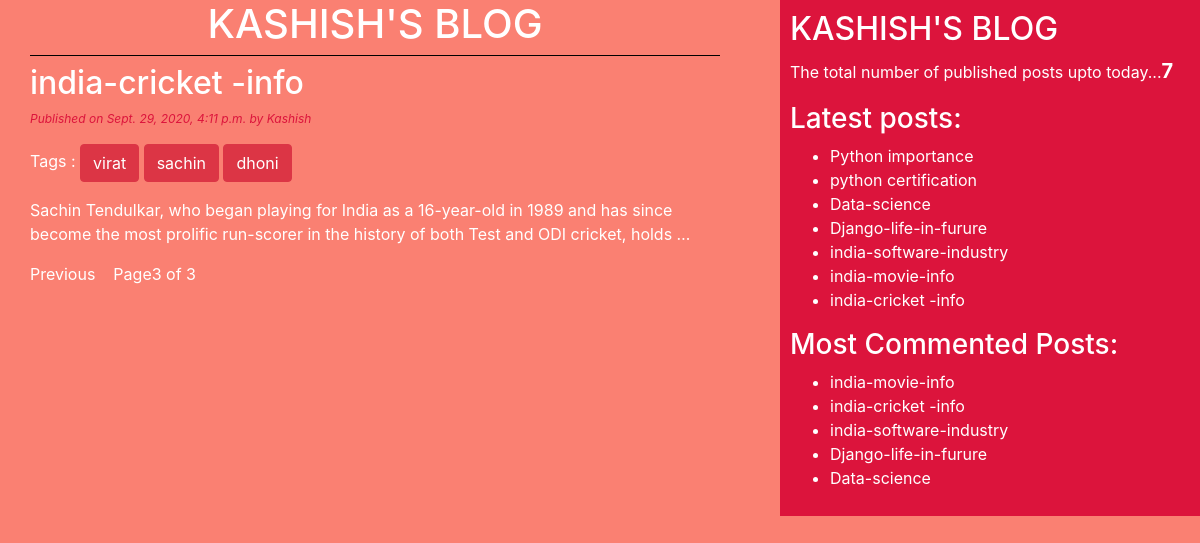
/?page=3, run on the app's committed database.
### blog/models.py (models this page shows, shortened)
class Post(models.Model):
    STATUS_CHOICES=(('draft','Draft'),('published','Published'))
    title=models.CharField(max_length=256)
    slug=models.SlugField(max_length=264,unique_for_date='publish')
    author=models.ForeignKey(User,related_name='blog_posts',on_delete=models.DO_NOTHING)
    body=models.TextField()
    publish=models.DateTimeField(default=timezone.now)
    created=models.DateTimeField(auto_now_add=True)
    updated=models.DateTimeField(auto_now=True)
    status=models.CharField(max_length=10,choices= STATUS_CHOICES,default='draft')
    objects=CustomManager()
    tags=TaggableManager()
    class Meta:
    	ordering=('-publish',)
    def get_absolute_url(self):
        return reverse('post_detail',args=[self.publish.year,self.publish.strftime('%m'),self.publish.strftime('%d'),self.slug])

### blog/views.py (the view)
# urls.py: path('', views.post_list_view),
def post_list_view(request,tag_slug=None):
	post_list=Post.objects.all()
	tag=None
	if tag_slug:
		tag=get_object_or_404(Tag,slug=tag_slug)
		post_list=post_list.filter(tags__in=[tag])
	paginator=Paginator(post_list,3)
	page_number=request.GET.get('page')
	try:
		post_list=paginator.page(page_number)
	except PageNotAnInteger:
		post_list=paginator.page(1)
	except EmptyPage:
		post_list=paginator.page(paginator.num_pages)
	return render(request,'blog/post_list.html',{'post_list':post_list,'tag': tag})

### blog/models.py (called while the page is built)
    def get_queryset(self):
        return super().get_queryset().filter(status='published')

### blog/templatetags/blog_tags.py (called while the page is built)
@register.simple_tag
def total_posts():
	return Post.objects.count()

@register.inclusion_tag('blog/latest_posts.html')
def show_latest_posts():
	latest_posts=Post.objects.order_by('-publish')[:10]
	return {'latest_posts': latest_posts}

@register.simple_tag
def get_most_commented_posts(count=5):
	 return Post.objects.annotate(total_comments=Count('comments')).order_by('-total_comments')[:count]

### templates/blog/post_list.html (shortened to what this page needs)
{%extends 'blog/base.html' %}
	{%block content%}
	<h1>KASHISH'S BLOG</h1>
		{%for post in post_list%}
			<a href="{{post.get_absolute_url}}"><h2>{{post.title}}</h2></a>
			<p id='date'>Published on {{post.publish}} by {{post.author|title}}</p>
			<p>Tags :
				{%for tag in post.tags.all%}
					<a href="{%url 'post_list_by_tag_name' tag.slug%}" class="btn btn-danger">{{tag.name}}</a>
				{%endfor%}
			</p>
			{{post.body| truncatewords:30|linebreaks}}
		{%endfor%}
		{%include 'blog/pagination.html' with page=post_list%}
	{%endblock%}

### templates/blog/base.html (shortened to what this page needs)
<!DOCTYPE html>
{%load blog_tags%}
{%load static%}
<html>
<head>
	<link rel="stylesheet" href="https://stackpath.bootstrapcdn.com/bootstrap/4.5.2/css/bootstrap.min.css">
	<link rel="stylesheet"  href="{%static "css/blog.css" %}">
</head>
<body>
	<div class="content">
		{%block content%}{%endblock%}
	</div>
	<div class="sidebar">
		<h2>KASHISH'S BLOG</h2>
		<p>The total number of published posts upto today...<span id='pcount'>{%total_posts%}</span></p>
		<h3>Latest posts:</h3>{%show_latest_posts%}
		<h3>Most Commented Posts:</h3>
		{%get_most_commented_posts as most_commented_posts%}
		<ul>
			{%for post in most_commented_posts %}
			<li><a href="{{post.get_absolute_url}}">{{post.title}}</a></li>
			{%endfor%}
		</ul>
	</div>
</body>
</html>

### templates/blog/latest_posts.html
<ul>
	{%for post in latest_posts%}
	<li><a href="{{post.get_absolute_url}}">{{post.title}}</a></li>
	{%endfor%}
</ul>

### static/css/blog.css (style rules this page uses)
.content { width: 60%; float: left; padding: 0 0 0 30px; background:salmon; height: 100%; }
.sidebar { width: 35%; float:right; padding: 10px; background:crimson; height: 100%; }
h1 { text-align: center; border-bottom: 1px solid black; padding-bottom: 7px; }
body { color: white; background:salmon; }
#date { color: crimson; font-size: 12px; font-style: italic; }
a { color:white; }
#pcount { font-size: 20px; color: white; font-weight: bold; }

### data on the page
Post: title "india-cricket -info", publish "Sept. 29, 2020, 4:11 p.m.", author "Kashish", body "Sachin Tendulkar, who began playing for India as a 16-year-old in 1989 and has since become the most prolific run-scorer in the history of both Test and ODI cricket, holds …"
Tag: name "virat"
Tag: name "sachin"
Tag: name "dhoni"
Post: title "Python importance"
Post: title "python certification"
Post: title "Data-science"
Post: title "Django-life-in-furure"
Post: title "india-software-industry"
Post: title "india-movie-info"

### other printed values
{{ page.number }} "3"
{{ page.paginator.num_pages }} "3"
